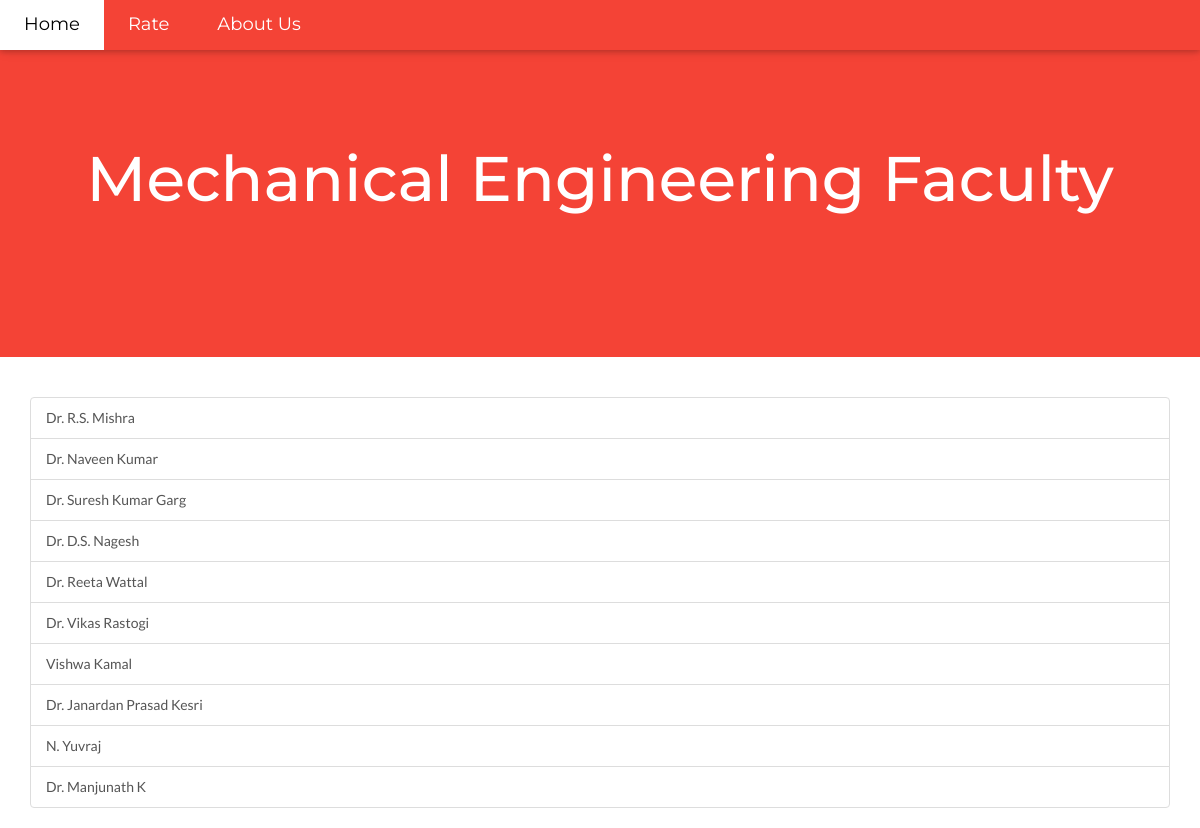
The app's page /mechanical/ with its own data.
### mechanical/models.py (models this page shows, shortened)
class Teacher(models.Model):
    name = models.CharField(max_length=100)
    designation = models.CharField(max_length=100)
    qual = models.CharField(max_length=100)
    email = models.CharField(max_length=100)
    special = models.CharField(max_length=200)
    votes = models.IntegerField(default=0)

### mechanical/views.py (the view)
def index(request):
    latest_teacher_list = Teacher.objects.all()
    context = {'latest_teacher_list': latest_teacher_list}
    return render(request, 'mechanical/mechanical_faculty.htm', context)

### mechanical/templates/mechanical/mechanical_faculty.htm (shortened to what this page needs)
<html>
<head>
{% load static %}
<link rel="stylesheet" href="{% static 'mechanical/bootstrap.min.css' %}" type="text/css">
<link rel="stylesheet" href="https://maxcdn.bootstrapcdn.com/bootstrap/3.3.7/css/bootstrap.min.css">
<link rel="stylesheet" href="{% static 'mechanical/style.css' %}">
</head>
<body>
<div class="top">
  <div class="bar card-2" style="background-color:#f44336;color:white;font-size:18px;width:100%">
    <a href="{% url 'polls:index' %}" class="bar-item button hover-white" style="padding:12px 24px">Home</a>
    <a href="{% url 'rate:index' %}" class="bar-item button hover-white" style="padding:12px 24px">Rate</a>
        <a href="{% url 'about:index' %}" class="bar-item button hover-white" style="padding:12px 24px">About Us</a>
    </div>
</div>
<header class="container1 row " style="padding:128px 16px;background-color:#f44336;color:white;text-align:center;left:0">
  <h1 style="margin:16px;font-size:63px">Mechanical Engineering Faculty</h1>
</header>
<br>
<br>
<div class="container">
<div class="list-group">
{% if latest_teacher_list %}
    {% for teacher in latest_teacher_list %}
        <a class="list-group-item" href="{% url 'mechanical:detail' teacher.id %}">{{ teacher.name }}</a></li>
    {% endfor %}
{% else %}
    <p>No polls are available.</p>
{% endif %}
</div>
</div>
</body>
</html>

### mechanical/static/mechanical/style.css (style rules this page uses)
body,h1,h2,h3,h4,h5,h6 { font-family: "Lato", sans-serif }
html, body { max-width: 100%; overflow-x: hidden; }
.top { position:fixed;width:100%;z-index:1;top:0;left:0 }
.bar { width:100%;overflow:hidden }
.bar .bar-item { padding:8px 16px;float:left;width:auto;border:none;outline:none;display:block }
.card,.card-2 { box-shadow:0 2px 5px 0 rgba(0,0,0,0.16),0 2px 10px 0 rgba(0,0,0,0.12) }
.button { border:none;display:inline-block;outline:0;padding:8px 16px;vertical-align:middle;overflow:hidden;text-decoration:none;color:inherit;background-color:inherit; text-align:center;white-space:nowrap;cursor:pointer }
.container1 { padding:0.01em 16px;display:block;left:0 }
header { animation-name: example; animation-duration: 8s; animation-iteration-count: infinite; animation-direction: alternate; }

### mechanical/templates/mechanical/mechanical_faculty.htm (style rules this page uses)
body,h1,h2,h3,h4,h5,h6 { font-family: "Lato", sans-serif }
.bar,h1,button { font-family: "Montserrat", sans-serif }

### records on screen
Teacher: name "Dr. R.S. Mishra"
Teacher: name "Dr. Naveen Kumar"
Teacher: name "Dr. Suresh Kumar Garg"
Teacher: name "Dr. D.S. Nagesh"
Teacher: name "Dr. Reeta Wattal"
Teacher: name "Dr. Vikas Rastogi"
Teacher: name "Vishwa Kamal"
Teacher: name "Dr. Janardan Prasad Kesri"
Teacher: name "N. Yuvraj"
Teacher: name "Dr. Manjunath K"
